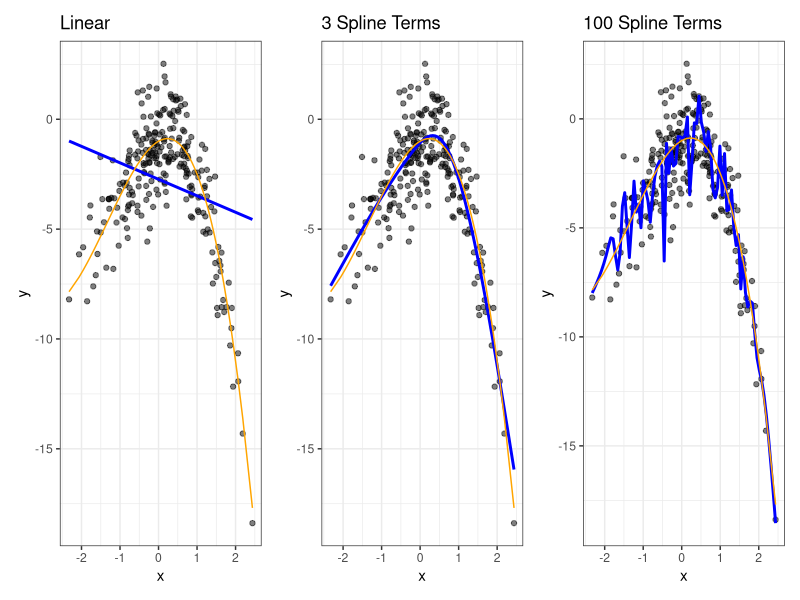

Write the R code that produced this figure.
# 
library(tidyverse)
library(splines)

set.seed(1999)
n = 250
x=rnorm(n,0,1)
u=rnorm(n,0,1.5)
form = -1+(-0.5*x^3)+(-2*x^2)+x
y=form+u
ytruth = form

dat = tibble(x, y)
        
actual = dat %>% ggplot(aes(x=x,
                   y=y))+
        geom_point()+
        theme_bw() +
        geom_line(data = tibble(x, ytruth),
                  aes(x=x,
                      y=ytruth),
                  color = 'orange')

library(patchwork)
library(splines)

plot_smoother <- function(deg_free) {
        dat %>% ggplot(aes(x=x,
                           y=y))+
                geom_point(alpha = 0.5)+
                theme_bw() +
                geom_smooth(
                        method = lm,
                        formula = y ~ ns(x, df = deg_free),
                        color = "blue",
                        se = FALSE
                ) +
                labs(title = paste(deg_free, "Spline Terms"))+
                geom_line(data = tibble(x, ytruth),
                          aes(x=x,
                              y=ytruth),
                          color = 'orange')
        
}

plot = ( plot_smoother(1)+ggtitle("Linear") + plot_smoother(3)+ plot_smoother(100) )

plot
